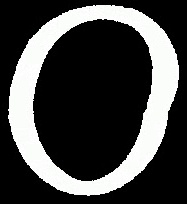
#> input picture proyecto_final/contornos_database/argollas/A_20251025_193555_443018.jpg, 187 x 204 px; its folder holds only this picture in this run
$ python extraccion_features.py
#> lines starting #> are read from the running program, lines starting #| are printed output that depends on the picture; after the words box and inside, x2 and y2 are one past the last pixel; in counts of white or black regions, pixels touching at a corner belong together
import cv2
import numpy as np
from glob import glob
import os
import xlsxwriter
from math import pi

## DIR NAMES
inputfolder = 'proyecto_final/contornos_database'

subfolders = ['argollas', 'tensores', 'zetas']
labels = {name: idx for idx, name in enumerate(subfolders)}
## DIR NAMES


row = 0
col = 1
workbook = xlsxwriter.Workbook('proyecto_final/extraction/charact_familias.xlsx')
worksheet = workbook.add_worksheet('patterns')


# ar == 'aspect ratio'
def res_using_ar(img, factor):
    size = img.shape
    newsize = list(map(lambda x:int(x*factor), size))[0:2]
    newsize.reverse()
    return newsize


def preprocess_digit(img, output_size=(128, 128)):
    # Convert to grayscale and binary (if not done already)
    # gray = cv2.cvtColor(img, cv2.COLOR_BGR2GRAY) if img.ndim == 3 else img
    binary = cv2.inRange(img, (0,0,19), (255,255,255))

    # Find bounding box of the digit
    x, y, w, h = cv2.boundingRect(binary)
    digit_roi = binary[y:y+h, x:x+w]

    # Resize keeping aspect ratio
    aspect = w / h
    if aspect > 1:
        new_w = output_size[0]
        new_h = int(output_size[0] / aspect)
    else:
        new_h = output_size[1]
        new_w = int(output_size[1] * aspect)

    resized = cv2.resize(digit_roi, (new_w, new_h), interpolation=cv2.INTER_AREA)

    # Pad to make final size consistent
    top = (output_size[1] - new_h) // 2
    bottom = output_size[1] - new_h - top
    left = (output_size[0] - new_w) // 2
    right = output_size[0] - new_w - left

    padded = cv2.copyMakeBorder(resized, top, bottom, left, right, cv2.BORDER_CONSTANT, value=0)

    return padded


def extract_chars():
    global row, col
    for j in range(len(subfolders)):
        print("Buscando imágenes en:", inputfolder + '/' + subfolders[j] + f'/*.jpg')

        for imgpath in glob(inputfolder + '/' + subfolders[j] + f'/*.jpg'):

            print("Leyendo:", imgpath)

            # ✅ leer directamente en escala de grises
            img_gray = cv2.imread(imgpath, cv2.IMREAD_GRAYSCALE)
#> img_gray: shape (204, 187); min 0, max 255, mean 69.5

            if img_gray is None:
                print(f"Error leyendo: {imgpath}")
                continue

            # Hacemos copia para dibujar y procesar
            img = cv2.cvtColor(img_gray, cv2.COLOR_GRAY2BGR)  # solo para dibujar contornos
            img_contour_drawn = img.copy()

            # ✅ Resize (manteniendo la lógica original)
            newsize = res_using_ar(img_gray, 0.15)
#> newsize = [28, 30]
            imgcopy = cv2.resize(img_gray, newsize)
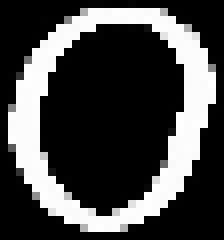
#> imgcopy: shape (30, 28) (shown 8 times larger); min 0, max 255, mean 69.8

            # ✅ Como ya viene binarizada, usamos la imagen tal cual
            img_bin = imgcopy


            conts = cv2.findContours(img_bin, cv2.RETR_EXTERNAL, cv2.CHAIN_APPROX_NONE)[0]
#> conts = 1 contour; box (x1, y1, x2, y2) and area: (0, 0, 28, 29) 577

            if len(conts) > 0:
                maxcont = max(conts, key=cv2.contourArea)
#> maxcont = contour of 86 points, box (x1, y1, x2, y2) (0, 0, 28, 29), area 577
            else:
                continue # keep going with the for loop

            cv2.drawContours(img_contour_drawn, maxcont, -1, (0, 255, 0), 3)
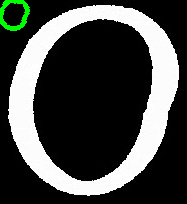
#> img_contour_drawn: shape (204, 187, 3); mean B, G, R 69.5, 72, 69.5

            ##! BIG NOTE
            # from x1 to x12 are inputs to the neural network that is going to predict what number is on the image
            ##! BIG NOTE

            x1_area = cv2.contourArea(maxcont)
#> x1_area = 577
            x2_area = cv2.contourArea(cv2.convexHull(maxcont))
#> x2_area = 617.5
            x3_perimeter = cv2.arcLength(maxcont, True)
#> x3_perimeter = 101.7
            x4_circle = x1_area*4*pi/(x3_perimeter**2)
#> x4_circle = 0.7

            M = cv2.moments(maxcont)
#> M = moments, m00 577, centre m10/m00, m01/m00 = (13.45, 13.81)

            Hu = cv2.HuMoments(M)
#> Hu = [0.162, 0.000546, 2.98e-05, 3.17e-07, -1.67e-13, -3.82e-09, -9.59e-13]

            x5  = Hu[0][0]
#> x5 = 0.162
            x6  = Hu[1][0]
#> x6 = 0.000546
            x7  = Hu[2][0]
#> x7 = 2.98e-05
            x8  = Hu[3][0]
#> x8 = 3.17e-07
            x9  = Hu[4][0]
#> x9 = -1.67e-13
            x10 = Hu[5][0]
#> x10 = -3.82e-09
            x11 = Hu[6][0]
#> x11 = -9.59e-13

            # extract number of pixels on the first row on 'roibin'
            # x12 = np.sum(roibin[5, 10])/x1_area

            w, h = img_bin.shape
#> w = 30; h = 28
            x12 = np.sum(img_bin[round(h/4), :]/255)/x1_area
#> x12 = 0.0128

            x13 = w/x1_area
#> x13 = 0.052
            x14 = h/x1_area
#> x14 = 0.0485

            # num contornos

            conts_all = cv2.findContours(img_bin, cv2.RETR_TREE, cv2.CHAIN_APPROX_NONE)[0]
#> conts_all = 4 contours, 2 with area under 20; largest, box (x1, y1, x2, y2) and area: (0, 0, 28, 29) 577, (4, 2, 24, 27) 312
            x15 = len(conts_all)
#> x15 = 4

            # jerarquia
            hierarchy = cv2.findContours(img_bin, cv2.RETR_CCOMP, cv2.CHAIN_APPROX_NONE)[1]
#> (the run stopped early here; a loop or call above may not have finished)

$ run again, on proyecto_final/contornos_database/argollas/A_20251025_193604_267653.jpg
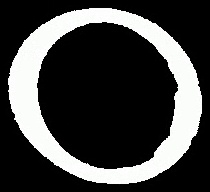
#> input picture proyecto_final/contornos_database/argollas/A_20251025_193604_267653.jpg, 210 x 192 px
#> in extract_chars, `newsize = res_using_ar(img_gray, 0.15)`: newsize = [31, 28]
#> in extract_chars, `imgcopy = cv2.resize(img_gray, newsize)`:
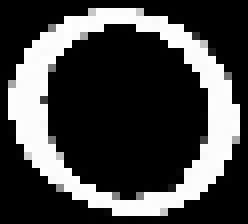
#> imgcopy: shape (28, 31) (shown 8 times larger); min 0, max 255, mean 67.6
#> conts = 1 contour; box (x1, y1, x2, y2) and area: (0, 1, 31, 28) 587
#> maxcont = contour of 84 points, box (x1, y1, x2, y2) (0, 1, 31, 28), area 587
#> in extract_chars, `cv2.drawContours(img_contour_drawn, maxcont, -1, (0, 255, 0), 3)`:
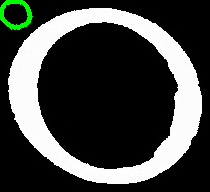
#> img_contour_drawn: shape (192, 210, 3); mean B, G, R 66.7, 69.2, 66.7
#> x1_area = 587
#> x2_area = 617
#> x3_perimeter = 98.08
#> x4_circle = 0.767
#> M = moments, m00 587, centre m10/m00, m01/m00 = (15.12, 13.54)
#> Hu = [0.161, 0.00041, 5.02e-06, 1.87e-08, 4.47e-15, 2.39e-10, 3.58e-15]
#> x5 = 0.161
#> x6 = 0.00041
#> x7 = 5.02e-06
#> x8 = 1.87e-08
#> x9 = 4.47e-15
#> x10 = 2.39e-10
#> x11 = 3.58e-15
#> x12 = 0.0143
#> x13 = 0.0477
#> x14 = 0.0528
#> conts_all = 3 contours, 1 with area under 20; largest, box (x1, y1, x2, y2) and area: (0, 1, 31, 28) 587, (5, 3, 27, 25) 328
#> x15 = 3
